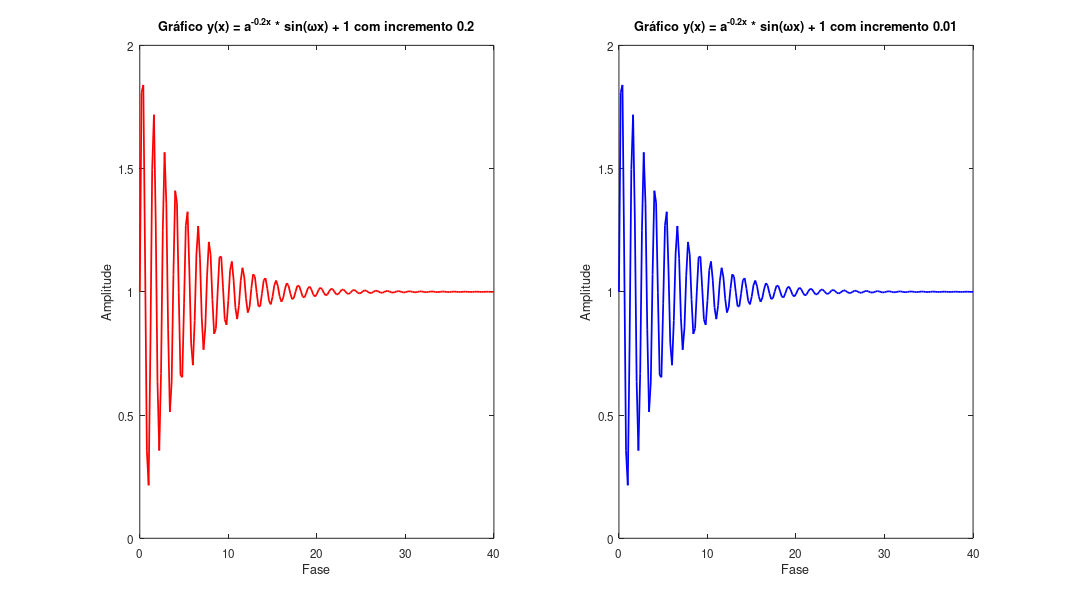
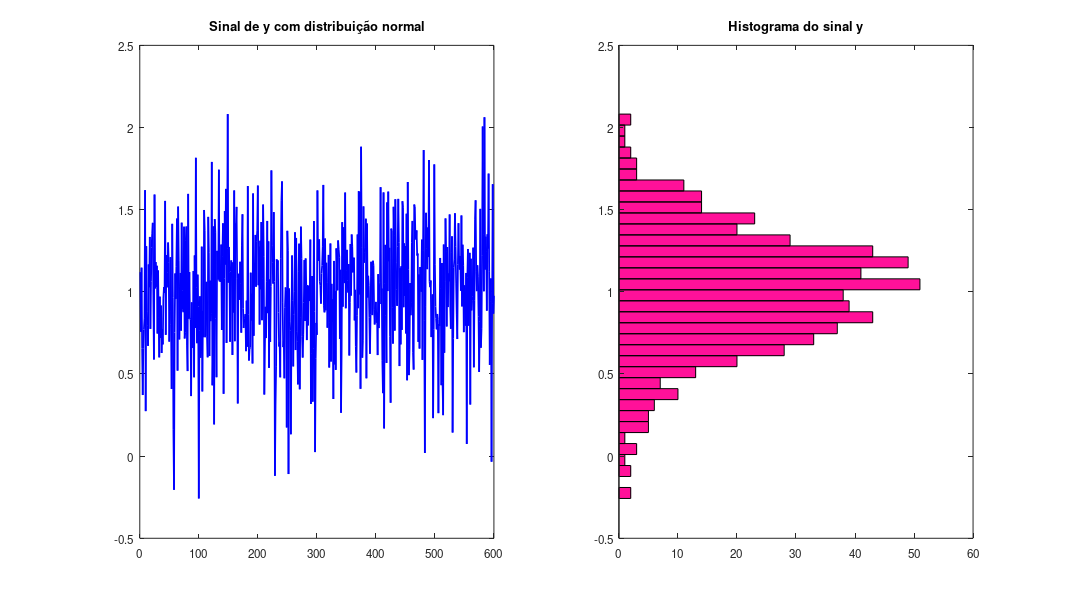
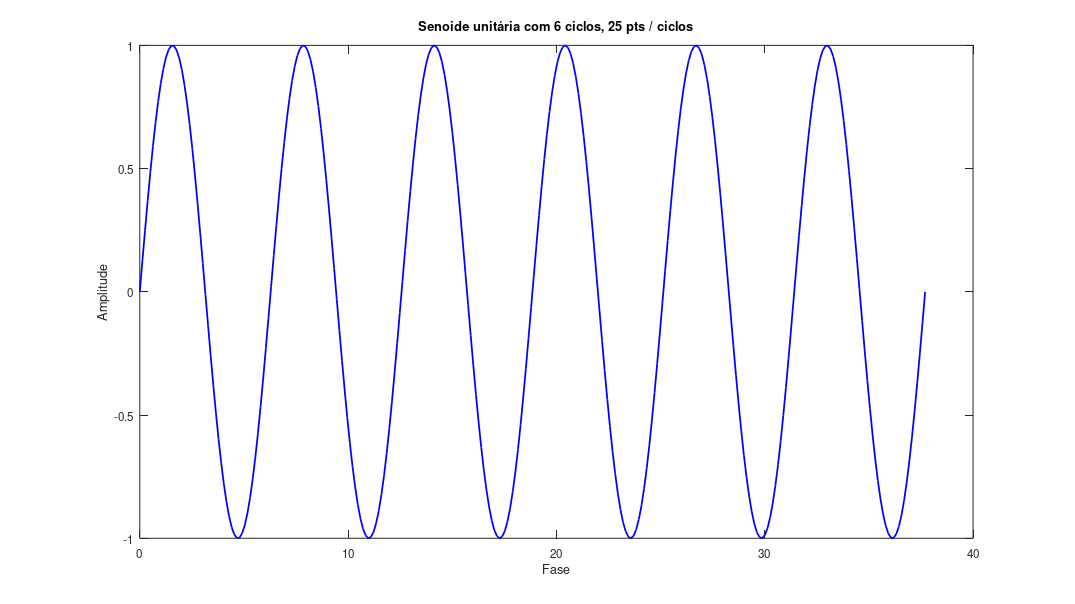
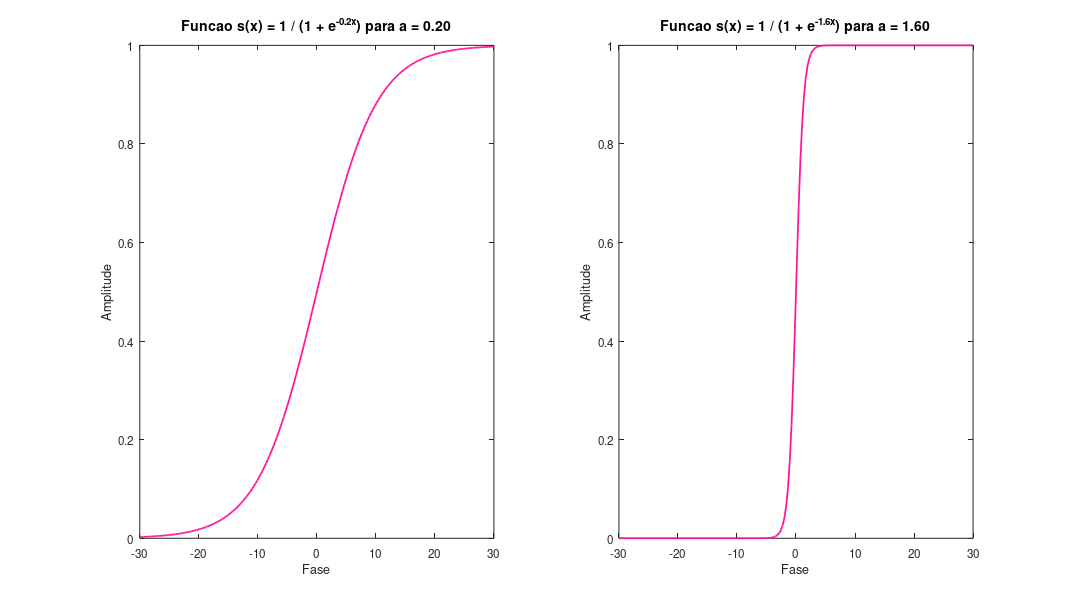

Source code (MATLAB) for these figures, in order:
clc; close all; clear;

GENERATE_GRAPHS = true;

function exportgraph(filename, generate)

   if !generate
        return;
    endif

    set(gcf, 'PaperUnits', 'inches');
    set(gcf, 'PaperSize', [12.8, 7.2]);
    set(gcf, 'PaperPosition', [0, 0, 12.8, 7.2]);

    print(gcf, fullfile(pwd, filename), '-dpng', '-r600');
end

%% Questão 1
disp(repmat('-', 1, 50));
disp('              QUESTÃO 1              ');
disp(repmat('-', 1, 50));
disp('Matriz A:');

A = [
      [exp(4), log(5)],
      [sqrt(6), 1 + 5i]
    ]

disp(repmat('-', 1, 50));
disp('Matriz B:');

B = [
      [pi, log10(5)],
      [3j, 1 + 3i]
    ]

disp(repmat('-', 1, 50));
disp('a) A + B');
C = A + B

disp('b) A * B');
C = A * B

disp('c) A²');
C = A^2

disp('d) A^(T)');
C = A'

disp('e) B^(-1)');
C = inv(B)

disp('f) B^(T) * A^(T)');
C = B' * A'

disp('g) A² + B² - A * B');
C = A^2 + B^2 - A * B

disp('h) Autovalores de A');
C = eig(A)

disp('i) A .* B');
C = A .* B
disp(repmat('-', 1, 50));

%% Questão 2

disp('              QUESTÃO 2              ');
disp(repmat('-', 1, 50));
disp('Matriz A:');

A = [
      [4 3 2],
      [-6 0 8],
      [0 -4 -12],
    ] % 3x3

disp(repmat('-', 1, 50));
disp('Vetor B:');

B = [5; 8; 0] % 3x1

disp('Vetor X:');
X = A\B % 3x1

disp(repmat('-', 1, 50));
disp('valores de x, y, z');
x = X(1)
y = X(2)
z = X(3)

%% Questão 3

w = 5; % rad/s

x1 = 0:0.2:40;
x2 = 0:0.01:40;

y1 = exp(-0.2 .* x1) .* sin(w .* x1) + 1;
y2 = exp(-0.2 .* x2) .* sin(w .* x2) + 1;

figure('NumberTitle', 'off', 'Name', 'Questão 3', 'Position', [171, 117, 1024, 576]);

subplot(1, 2, 1);
plot(x1, y1, 'LineWidth' , 1.5, 'Color', 'red');
title('Gráfico y(x) = a^{-0.2x} * sin(\omegax) + 1 com incremento 0.2');
xlabel('Fase');
ylabel('Amplitude');
subplot(1, 2, 2);

plot(x1, y1, 'LineWidth' , 1.5, 'Color', 'blue');
title('Gráfico y(x) = a^{-0.2x} * sin(\omegax) + 1 com incremento 0.01');
xlabel('Fase');
ylabel('Amplitude');

exportgraph('ex2', GENERATE_GRAPHS);

disp(repmat('-', 1, 50));

%% Questão 4

disp('              QUESTÃO 4              ');
disp(repmat('-', 1, 50));

N = 600

y = 1 + 0.35 * randn(1, N);

figure('NumberTitle', 'off', 'Name', 'Questão 4', 'Position', [171, 117, 1024, 576]);

subplot(1, 2, 1);
plot(y, 'LineWidth' , 1.5, 'Color', 'blue');
title('Sinal de y com distribuição normal');

[counts, center] = hist(y, 35);

subplot(1, 2, 2);
barh(center, counts, 1.0, 'FaceColor', '#ff1199');
title('Histograma do sinal y');

exportgraph('ex4', GENERATE_GRAPHS);

disp(repmat('-', 1, 50));

disp('Média: ');
mean1 = (1/N) * sum(y)
disp('Valor retornado por mean(y): ');
mean2 = mean(y(:))

disp('Desvio padrão: ');
stantard1 = sqrt((1/(N - 1) * sum((y - mean1).^2)))

disp('Valor retornado por std(y): ');
stantard2 = std(y)

disp('Variância: ');
variance1 = (1/(N - 1) * sum((y - mean1).^2))

disp('Valor retornado por var(y): ');
variance2 = var(y)
disp(repmat('-', 1, 50));

%% Questão 5

disp('              QUESTÃO 5              ');
disp(repmat('-', 1, 50));

x = linspace(0, 12 * pi, 300);
y = sin(x);

figure('NumberTitle', 'off', 'Name', 'Questão 5', 'Position', [171, 117, 1024, 576]);

plot(x, y, 'LineWidth' , 1.5, 'Color', 'blue');
title('Senoide unitária com 6 ciclos, 25 pts / ciclos');
xlabel('Fase');
ylabel('Amplitude');

exportgraph('ex5', GENERATE_GRAPHS);

disp('Variância da senoide: ');
variance = var(y)

disp('Desvio padrão da senoide: ');
stantard = std(y)
disp(repmat('-', 1, 50));

%% Questão 6

disp('              QUESTÃO 6              ');
disp(repmat('-', 1, 50));

s = @(a, x) 1 ./ (1 + exp(-a .* x));

figure('NumberTitle', 'off', 'Name', 'Questão 6', 'Position', [171, 117, 1024, 576]);

x = linspace(-30, 30, 200);

%input_a = input('Digite um valor para a: ');
%input_b = input('Digite um valor para a: ');

disp('Digite um valor para a: 0.2');
input_a = 0.2;
disp('Digite um valor para b: 1.6');
input_b = 1.6;

func_a = s(input_a, x);
func_b = s(input_b, x);

subplot(1, 2, 1);
plot(x, func_a, 'LineWidth' , 1.5, 'Color', '#ff1199');
title(sprintf('Funcao s(x) = 1 / (1 + e^{-%.1fx}) para a = %.2f', input_a, input_a), 'Interpreter', 'tex', 'FontSize', 12);
xlabel('Fase');
ylabel('Amplitude');
disp(repmat('-', 1, 50));

subplot(1, 2, 2);
plot(x, func_b, 'LineWidth' , 1.5, 'Color', '#ff1199');
title(sprintf('Funcao s(x) = 1 / (1 + e^{-%.1fx}) para a = %.2f', input_b, input_b), 'Interpreter', 'tex', 'FontSize', 12);
xlabel('Fase');
ylabel('Amplitude');

exportgraph('ex6', GENERATE_GRAPHS);

disp(repmat('-', 1, 50));

%% Questão 7

disp('              QUESTÃO 7              ');
disp(repmat('-', 1, 50));

x = linspace(-20, 20, 400);

function y = guassian(x, mu, sigma)
    y = (1 / (sigma * sqrt(2 * pi))) .* exp(-0.5 * ((x - mu) ./ sigma).^2);
end

figure('NumberTitle', 'off', 'Name', 'Questão 7', 'Position', [171, 117, 1024, 576]);

subplot(1, 2, 1);
plot(x, guassian(x, 0, 0.4), 'LineWidth' , 1.5, 'Color', 'red');
hold on
plot(x, guassian(x, 0, 1.2), 'LineWidth' , 1.5, 'Color', 'green');
hold on
plot(x, guassian(x, 0, 1.8), 'LineWidth' , 1.5, 'Color', 'blue');
hold off
title('Guassianas da letra a');
legend('i) \mu=0.0, \sigma=0.4', 'ii) \mu=0.0, \sigma=1.2', 'iii) \mu=0.0, \sigma=1.8', 'FontSize', 12);

subplot(1, 2, 2);
plot(x, guassian(x, 0.4, 1.0), 'LineWidth' , 1.5, 'Color', 'red');
hold on
plot(x, guassian(x, 1.2, 1.0), 'LineWidth' , 1.5, 'Color', 'green');
hold on
plot(x, guassian(x, 1.8, 1.0), 'LineWidth' , 1.5, 'Color', 'blue');
hold off
title('Guassianas da letra b');
legend('i) \mu=0.4, \sigma=1.0', 'ii) \mu=1.2, \sigma=1.0', 'iii) \mu=1.8, \sigma=1.0', 'FontSize', 12);

exportgraph('ex7', GENERATE_GRAPHS);

disp(repmat('-', 1, 50));

%% Questão 8

disp('              QUESTÃO 8              ');
disp(repmat('-', 1, 50));

P1 = [4 1];
P2 = [4 0 1];
P3 = [4 0 0 -4*sqrt(2) 0 4];
P4 = conv([1, 0.9], conv([1, 0.9], [1, 0.9]));

r1 = roots(P1);
r2 = roots(P2);
r3 = roots(P3);
r4 = roots(P4);

figure('NumberTitle', 'off', 'Name', 'Questão 8', 'Position', [171, 117, 1024, 576]);

plot(real(r1), imag(r1), 'x', 'MarkerSize', 15, 'LineWidth' , 3.5, 'Color', 'red');
hold on
plot(real(r2), imag(r2), 'x', 'MarkerSize', 15, 'LineWidth' , 3.5, 'Color', '#559955');
hold on
plot(real(r3), imag(r3), 'x', 'MarkerSize', 15, 'LineWidth' , 3.5, 'Color', 'blue');
hold on
plot(real(r4), imag(r4), 'x', 'MarkerSize', 15, 'LineWidth' , 3.5, 'Color', '#ff1199');
hold off
title('Raízes dos polinômios no plano complexo');
xlabel('Parte Real (\sigma)', 'FontSize', 11);
ylabel('Parte Imaginária (j\omega)', 'FontSize', 11);

legend('i) P_1', 'ii) P_2', 'iii) P_3', 'iv) P_4', 'FontSize', 15);

grid on; box on;
axis equal;

exportgraph('ex8', GENERATE_GRAPHS);

disp(repmat('-', 1, 50));

%% Questão 9

disp('              QUESTÃO 9              ');
disp(repmat('-', 1, 50));

disp('a) Convolução do Polinômio y(z):');
P1 = conv([4 1], [8 4 1])

disp('b) Convolução do Polinômio c(k):');
P2 = conv([-2 1], [2, 1])

disp('c) Polinômios de G(s)-> Num(s) / Den(s):');

num = [1 3]
den = conv([1 0], conv([1 2], conv([1 0.7], [1 0.7])))

[P3, r] = deconv(num, den)
disp(repmat('-', 1, 50));

%% Questão 10

disp('              QUESTÃO 10              ');

omega = [ 1.5; 1.5; 1.0 ];
zeta  = [ 0.1; 0.6; 0.6 ];

P = [ [1 ; 1 ; 1], 2 .* zeta .* omega, omega .^ 2 ];

pole_a = roots(P(1, :));
pole_b = roots(P(2, :));
pole_c = roots(P(3, :));

figure('NumberTitle', 'off', 'Name', 'Questão 10', 'Position', [171, 117, 1024, 576]);
hold on;
plot(real(pole_a), imag(pole_a), 'rx', 'LineWidth', 3.5, 'MarkerSize', 12);
plot(real(pole_b), imag(pole_b), 'o', 'Color', '#559955', 'LineWidth', 3.5, 'MarkerSize', 12);
plot(real(pole_c), imag(pole_c), 'bs', 'LineWidth', 3.5, 'MarkerSize', 12);

title('Polos dos Sistemas de 2ª Ordem');
xlabel('Eixo Real (\sigma)');
ylabel('Eixo Imaginario (j\omega)');

legend('a) \omega_n=1.5, \zeta=0.15', 'b) \omega_n=1.5, \zeta=0.6', 'c) \omega_n=1.0, \zeta=0.6', 'FontSize', 15);

axis([-1.5, 1.5, -1.5, 1.5]);
grid on;
hold off;

exportgraph('ex10', GENERATE_GRAPHS);

disp(repmat('-', 1, 50));

%% Questão 11

disp('              QUESTÃO 11              ');

t = 0:0.02:2;

y = zeros(size(t));

for i = 1 : length(t)

  if t(i) >= 0 && t(i) <= 1
    y(i) = 1;
  elseif t(i) > 1 && t(i) <= 2
    y(i) = -1;
  end

end

% Série de Fourier: yaprox = f(x) = 4 / pi * sum(k = 1, k -> inf, sin((2k - 1) * pi * x) / (2k - 1)

A = 4 / pi;

figure('NumberTitle', 'off', 'Name', 'Questão 11', 'Position', [171, 117, 1024, 576]);

subplot(3, 1, 1);

hold on;

plot(t, y, 'LineWidth' , 1.5, 'Color', 'red');

yaprox = zeros(size(t));

for i = 1:2:3
  yaprox = yaprox + A * sin(i .* pi .* t) ./ i;
end

plot(t, yaprox, 'LineWidth' , 1.5, 'Color', 'blue');

yaprox = zeros(size(t));

for i = 1:2:7
  yaprox = yaprox + A * sin(i .* pi .* t) ./ i;
end

plot(t, yaprox, 'LineWidth' , 1.5, 'Color', 'green');

title('Sinal Original e Sinais Aproximados y_{aprox}(t)');
xlabel('tempo(s)');
ylabel('y(t)');
legend('y(t) Exato', 'y_{aprox} (1,3)', 'y_{aprox} (1,3,5,7)');
grid on;
hold off;

subplot(3, 1, 2);
colors = {'#ff1199', '#ff5511', '#ff55ff', '#55ffff'};

idx = 1;

hold on;

for i = 1:2:7
    plot(t, A * sin(i * pi * t) / i, 'LineWidth' , 1.5, 'Color', colors{idx});
    idx = idx + 1;
end

title('Componentes Harmonicas Individuais');
xlabel('tempo(s)');
ylabel('y_n(t)');
legend('y_1(t)', 'y_3(t)', 'y_5(t)', 'y_7(t)');
grid on;
hold off;

subplot(3, 1, 3);

Amplitudes = [A/1, A/3, A/5, A/7];
indexs     = [1 3 5 7];
stem(indexs, Amplitudes, 'filled', 'LineWidth', 1.5);
title('Espectro de Amplitudes dos Harmonicos');
xlabel('Indice Harmonico (n)');
ylabel('Amplitude');
xticks(1:7);
xlim([0 8]);
grid on;

exportgraph('ex11', GENERATE_GRAPHS);
